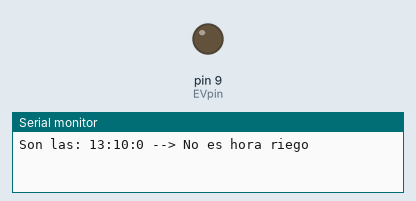
Recording of a sketch running on a simulated Arduino Uno, built with avr-gcc and run on an emulated ATmega328P. On the bench: output pins drawn as LEDs (lit = HIGH), the last lines printed to the serial monitor.

Above: at 0.1 s.
At 60.3 s:
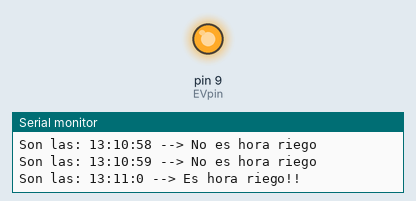
Timing chart, 0 to 122.0 s (numbered marks = the images above):
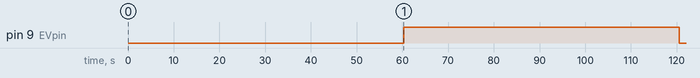

Measured:
- by itself, pin 9 (EVpin): LOW → HIGH at 60.3 s, → LOW 60.3 s later

The sketch:

P5__Prog_riego.ino
```cpp
#include <Time.h>
#include <TimeLib.h>

int EVpin = 9;  // pin al que conectamos la electroválvula de riego
//Defino horas de riego Inicio a las 00:01 y termina a las 00:02
//(poned las horas a las que hagais las pruebas)
byte horaInicio = 13, minutoInicio = 11;
byte horaFin = 13, minutoFin = 12;

boolean esHoraRiego(){

  //Para hacer las comparaciones de cuando empezar y cuando terminar, lo paso todo a minutos.
  //Por eso momentoInicio = 13*60 + 11 = 791 y de fin = 13*60 + 12 = 792
  //También se podría hacer una doble comparación de horaActual con horaInicio y horaFin
  //y de minutoActual con minutoInicio y minutoFin
  int momentoInicio = (horaInicio * 60) + minutoInicio;
  int momentoFin = (horaFin * 60) + minutoFin;
  int momentoAhora = (hour() * 60) + minute();

  //Esto es que si hemos pasado o estamos en el momento de inicio , pero antes del momento del fin…
  if((momentoInicio<=momentoAhora) && (momentoAhora<momentoFin)){
    return true;    // estamos en período de riego: devolver “true”
  }
  else {
    return false;  // no estamos en período de riego: devolver “false”
  }
}


void setup()
{
  pinMode (EVpin, OUTPUT);
  Serial.begin(9600);
  //Pongo el reloj en la hora actual (en mi caso las 13:10:00 del 21/11/2013)
  //con setTime(hours, minutes, seconds, days, months, years);
  setTime(13, 10, 00, 21, 11, 2013);
}

void loop()
{
  Serial.print("Son las: ");  //Muestro por el puerto serie la hora
  Serial.print(String(hour()) + ":" + String(minute()) + ":" + String(second()));
  if(esHoraRiego()){    //comprobamos si es la hora del riego
    Serial.println(" --> Es hora riego!!");  // es hora de riego: informo por serie
    digitalWrite (EVpin, HIGH);              // activo la EV
  }
  else {
    Serial.println(" --> No es hora riego");  // no es hora de riego: informo por serie
    digitalWrite (EVpin, LOW);                // cierro la EV
  }
  delay(1000);   // espero 1s
}
```
